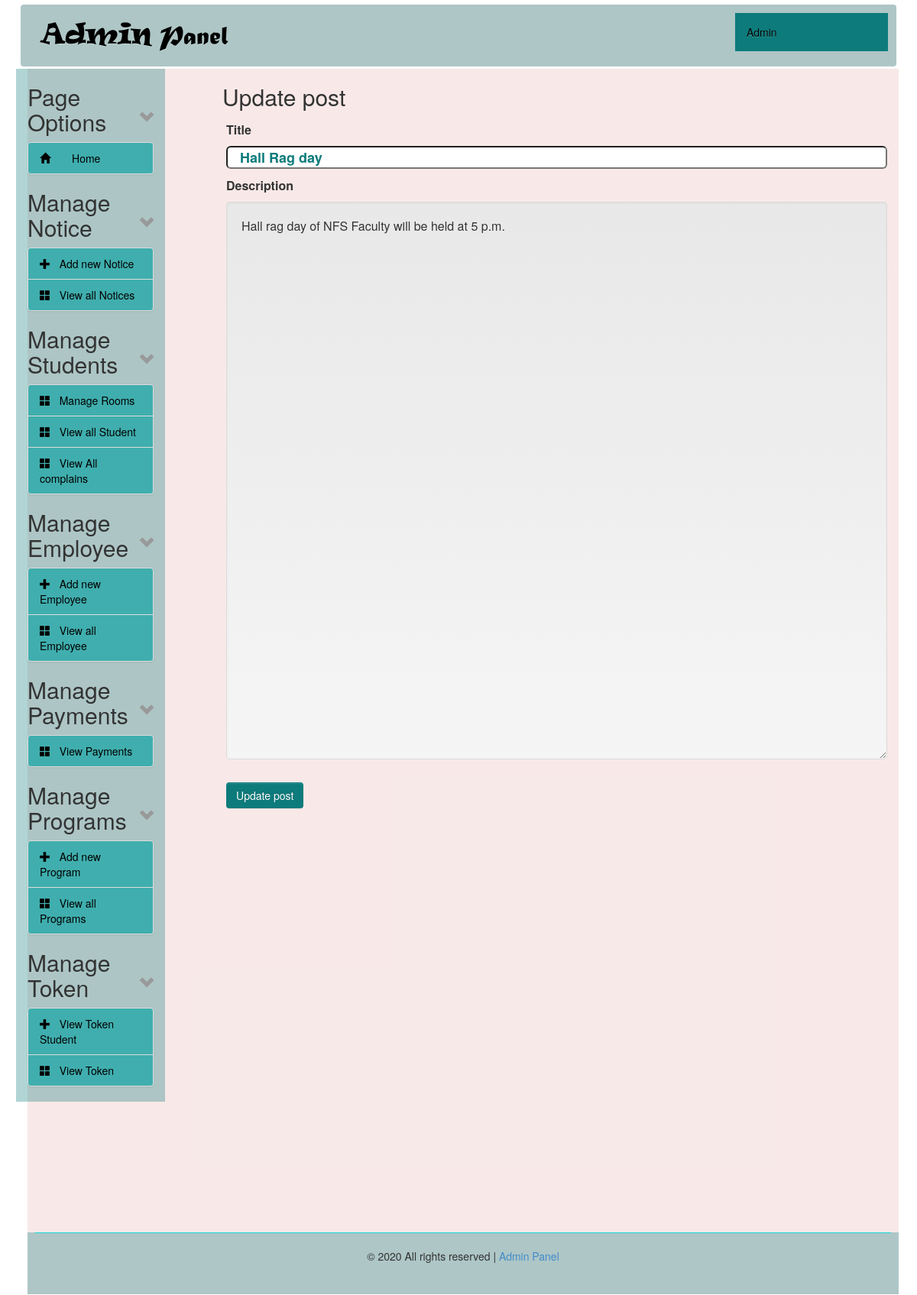
Screenshot of /admin/edit_notice.php?id=6 (signed in) with the database file from the repository.
### tables this page shows
CREATE TABLE `tbl_notices` (
  `id` int(11) NOT NULL,
  `title` varchar(250) NOT NULL,
  `description` text NOT NULL,
  `time` timestamp NOT NULL DEFAULT CURRENT_TIMESTAMP
);

### admin/edit_notice.php (the view, shortened to what this page needs)
<?php
include("../config.php");
?>
<?php
if (!isset($_REQUEST['id'])) {
  header("location: view_notice.php");
} else {
  $id = $_REQUEST['id'];
}
?>
<?php
$statement = $db->prepare("SELECT * FROM tbl_notices WHERE id=?");
$statement->execute(array($id));
$result = $statement->fetchAll(PDO::FETCH_ASSOC);
foreach ($result as $row) {
  $title = $row['title'];
  $description = $row['description'];
}
?>
<?php
include('header.php');
?>
<div class="col-sm-9 col-md-9 col-lg-9">
  <div id="content">
    <div class="wrapper-edit-post">
      <h2>Update post</h2>
      <form action="edit_notice.php?id=<?= $id; ?>" method="post">
        <table class="tbl1">
          <tr><th>Title </th></tr>
          <tr><td><input type="text" class="input-lg" name="title" value="<?php echo $title ?>"/> </td></tr>
          <tr><th>Description </th></tr>
          <tr><td><textarea name="description" class="well" cols="90" rows="30"><?php echo $description ?></textarea>
          </td></tr>
        <tr><td><input type="submit" class="btn btn-info" name="form_update_post" value="Update post" /></td></tr>
      </table>
    </form>
  </div>
</div>
</div>
<?php
include('footer.php');
?>

### admin/style-admin.css (style rules this page uses)
#content { margin-left:60px; height: auto; }
th { text-align: center; }
table.tbl1 { margin-top: 10px; }
table.tbl1 tr td input[type="text"] { height: 30px; line-height: 30px; width: 100%; font-weight: bolder; color: #0D7B7B; }
td, th { padding: 5px; text-align: left; }
.btn-info { color: #fff; background-color: #0D7B7B; border-color: #46b8da; }
.btn { display: inline-block; padding: 6px 12px; margin-bottom: 0; font-size: 14px; font-weight: 400; line-height: 1.42857143; text-align: center; white-space: nowrap; vertical-align: middle; -ms-touch-action: manipulation; touch-action: manipulation; cursor: pointer; -webkit-user-select: none; -moz-user-select: none; -ms-user-select: none; user-select: none; background-image: none; border: 1px solid transparent; border-radius: 4px; }
button, input, select, textarea { font-family: inherit; font-size: inherit; line-height: inherit; }
button, html input[type=button], input[type=reset], input[type=submit] { -webkit-appearance: button; cursor: pointer; }
button, input, optgroup, select, textarea { margin: 0; font: inherit; color: inherit; }

### rows the page displays
tbl_notices: title "Hall Rag day", description "Hall rag day of NFS Faculty will be held at 5 p.m."
